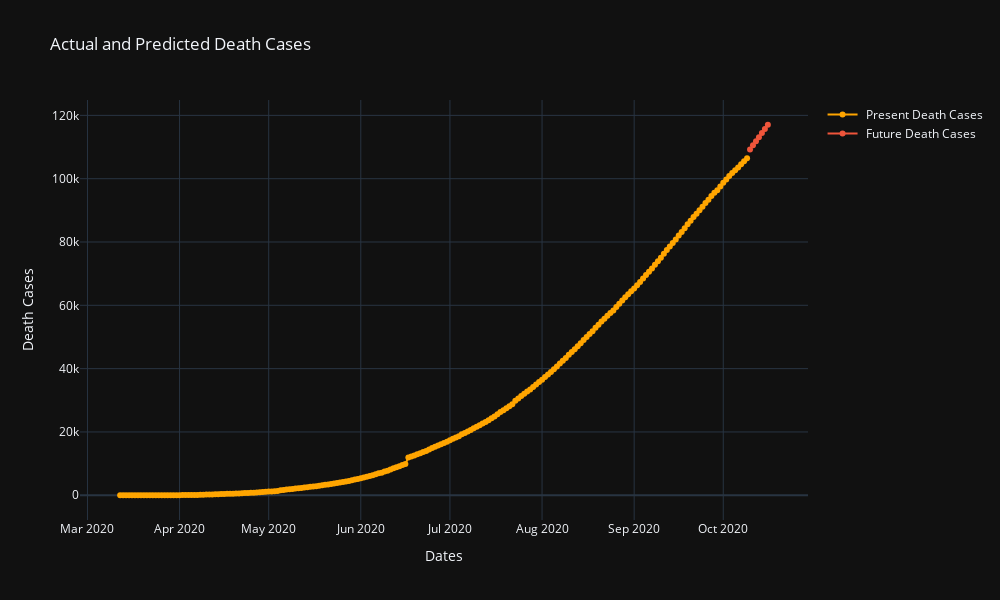

The cell this chart's notebook holds for it:
### Code cell
fig = go.Figure()
fig.add_traces( go.Scatter(x=x, y=y, name=" Present Death Cases",marker_color='orange',mode='lines+markers'))
fig.add_traces(go.Scatter(x=output['Future Dates'],y=output['Future Death Cases'] ,name=" Future Death Cases" ))
fig.update_layout(title_text = 'Actual and Predicted Death Cases')
fig.update_layout(template='plotly_dark',width=1000, height=600,xaxis_title='Dates',yaxis_title='Death Cases')
fig.show()

### Figure 1 — Plotly figure (JSON) as saved in the notebook; plotly's stock layout.template omitted (floating-point values rounded to 4 significant figures; data arrays with more than 128 entries replaced by an {"elided": "..."} marker saying what was removed)
{"data": [{"marker": {"color": "orange"}, "mode": "lines+markers", "name": " Present Death Cases", "type": "scatter", "x": {"elided": "212 str values"}, "y": {"elided": "212 int values"}}, {"name": " Future Death Cases", "type": "scatter", "x": ["2020-10-10T00:00:00", "2020-10-11T00:00:00", "2020-10-12T00:00:00", "2020-10-13T00:00:00", "2020-10-14T00:00:00", "2020-10-15T00:00:00", "2020-10-16T00:00:00"], "y": [109257, 110535, 111821, 113115, 114416, 115724, 117039]}], "layout": {"height": 600, "title": {"text": "Actual and Predicted Death Cases"}, "width": 1000, "xaxis": {"title": {"text": "Dates"}}, "yaxis": {"title": {"text": "Death Cases"}}}}
